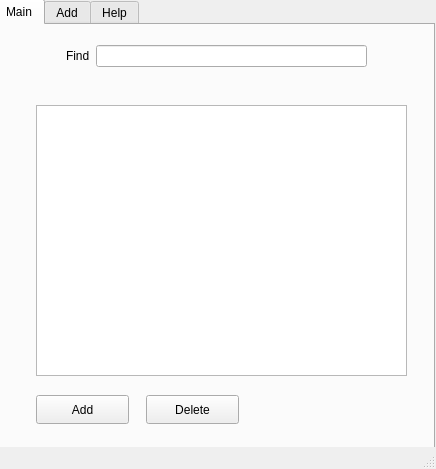
<?xml version="1.0" encoding="UTF-8"?>
<ui version="4.0">
 <class>MainWindow</class>
 <widget class="QMainWindow" name="MainWindow">
  <property name="geometry">
   <rect>
    <x>0</x>
    <y>0</y>
    <width>436</width>
    <height>469</height>
   </rect>
  </property>
  <property name="windowTitle">
   <string>MainWindow</string>
  </property>
  <widget class="QWidget" name="centralwidget">
   <widget class="QTabWidget" name="tabWidget">
    <property name="geometry">
     <rect>
      <x>-6</x>
      <y>-1</y>
      <width>441</width>
      <height>451</height>
     </rect>
    </property>
    <property name="currentIndex">
     <number>0</number>
    </property>
    <widget class="QWidget" name="main">
     <attribute name="title">
      <string>Main</string>
     </attribute>
     <widget class="QTableView" name="tableView">
      <property name="geometry">
       <rect>
        <x>40</x>
        <y>80</y>
        <width>371</width>
        <height>271</height>
       </rect>
      </property>
      <property name="sizePolicy">
       <sizepolicy hsizetype="Expanding" vsizetype="Expanding">
        <horstretch>0</horstretch>
        <verstretch>0</verstretch>
       </sizepolicy>
      </property>
      <property name="font">
       <font>
        <pointsize>12</pointsize>
       </font>
      </property>
      <attribute name="horizontalHeaderMinimumSectionSize">
       <number>61</number>
      </attribute>
     </widget>
     <widget class="QPushButton" name="btnAdd">
      <property name="geometry">
       <rect>
        <x>40</x>
        <y>370</y>
        <width>93</width>
        <height>29</height>
       </rect>
      </property>
      <property name="text">
       <string>Add</string>
      </property>
     </widget>
     <widget class="QPushButton" name="btnDel">
      <property name="geometry">
       <rect>
        <x>150</x>
        <y>370</y>
        <width>93</width>
        <height>29</height>
       </rect>
      </property>
      <property name="text">
       <string>Delete</string>
      </property>
     </widget>
     <widget class="QWidget" name="formLayoutWidget_3">
      <property name="geometry">
       <rect>
        <x>70</x>
        <y>20</y>
        <width>301</width>
        <height>41</height>
       </rect>
      </property>
      <layout class="QFormLayout" name="formLayout_3">
       <item row="0" column="0">
        <widget class="QLabel" name="label_4">
         <property name="text">
          <string>Find</string>
         </property>
        </widget>
       </item>
       <item row="0" column="1">
        <widget class="QLineEdit" name="searchField"/>
       </item>
      </layout>
     </widget>
    </widget>
    <widget class="QWidget" name="add">
     <attribute name="title">
      <string>Add</string>
     </attribute>
     <widget class="QWidget" name="formLayoutWidget">
      <property name="geometry">
       <rect>
        <x>70</x>
        <y>130</y>
        <width>301</width>
        <height>121</height>
       </rect>
      </property>
      <layout class="QFormLayout" name="formLayout">
       <item row="0" column="0">
        <widget class="QLabel" name="label">
         <property name="text">
          <string>Name</string>
         </property>
        </widget>
       </item>
       <item row="1" column="0">
        <widget class="QLabel" name="label_2">
         <property name="text">
          <string>Phone</string>
         </property>
        </widget>
       </item>
       <item row="0" column="1">
        <widget class="QLineEdit" name="nameField"/>
       </item>
       <item row="1" column="1">
        <widget class="QLineEdit" name="phoneField"/>
       </item>
       <item row="2" column="0" colspan="2">
        <widget class="QPushButton" name="btnAdd_2">
         <property name="text">
          <string>Add</string>
         </property>
        </widget>
       </item>
      </layout>
     </widget>
    </widget>
    <widget class="QWidget" name="tab">
     <attribute name="title">
      <string>Help</string>
     </attribute>
     <widget class="QLabel" name="label_3">
      <property name="geometry">
       <rect>
        <x>180</x>
        <y>50</y>
        <width>51</width>
        <height>31</height>
       </rect>
      </property>
      <property name="font">
       <font>
        <pointsize>12</pointsize>
        <bold>true</bold>
       </font>
      </property>
      <property name="text">
       <string>Help</string>
      </property>
     </widget>
     <widget class="QTextEdit" name="textEdit">
      <property name="enabled">
       <bool>false</bool>
      </property>
      <property name="geometry">
       <rect>
        <x>30</x>
        <y>110</y>
        <width>381</width>
        <height>161</height>
       </rect>
      </property>
      <property name="layoutDirection">
       <enum>Qt::LeftToRight</enum>
      </property>
      <property name="html">
       <string>&lt;!DOCTYPE HTML PUBLIC &quot;-//W3C//DTD HTML 4.0//EN&quot; &quot;http://www.w3.org/TR/REC-html40/strict.dtd&quot;&gt;
&lt;html&gt;&lt;head&gt;&lt;meta name=&quot;qrichtext&quot; content=&quot;1&quot; /&gt;&lt;meta charset=&quot;utf-8&quot; /&gt;&lt;style type=&quot;text/css&quot;&gt;
p, li { white-space: pre-wrap; }
hr { height: 1px; border-width: 0; }
&lt;/style&gt;&lt;/head&gt;&lt;body style=&quot; font-family:'Segoe UI'; font-size:9pt; font-weight:400; font-style:normal;&quot;&gt;
&lt;p style=&quot; margin-top:0px; margin-bottom:0px; margin-left:0px; margin-right:0px; -qt-block-indent:0; text-indent:0px;&quot;&gt;&lt;span style=&quot; font-size:12pt;&quot;&gt;You can add new contacts, delete and find by name or by number.&lt;/span&gt;&lt;/p&gt;
&lt;p style=&quot; margin-top:0px; margin-bottom:0px; margin-left:0px; margin-right:0px; -qt-block-indent:0; text-indent:0px;&quot;&gt;&lt;span style=&quot; font-size:12pt;&quot;&gt;Every new number must be unique. You can add 2 contacts with same name but NOT with same numbers.&lt;/span&gt;&lt;/p&gt;
&lt;p style=&quot;-qt-paragraph-type:empty; margin-top:0px; margin-bottom:0px; margin-left:0px; margin-right:0px; -qt-block-indent:0; text-indent:0px; font-size:12pt;&quot;&gt;&lt;br /&gt;&lt;/p&gt;&lt;/body&gt;&lt;/html&gt;</string>
      </property>
     </widget>
    </widget>
   </widget>
  </widget>
  <widget class="QMenuBar" name="menubar">
   <property name="geometry">
    <rect>
     <x>0</x>
     <y>0</y>
     <width>436</width>
     <height>26</height>
    </rect>
   </property>
  </widget>
  <widget class="QStatusBar" name="statusbar"/>
 </widget>
 <resources/>
 <connections/>
</ui>
